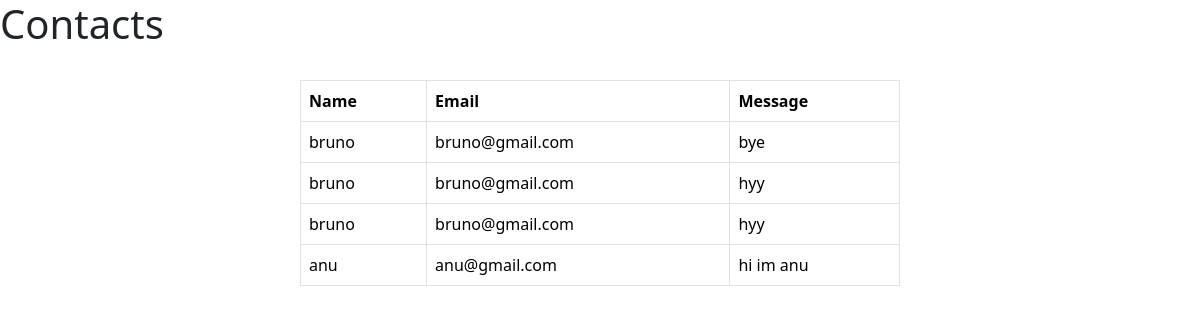
/viewcontact, run on the app's committed database.
### app2/models.py (models this page shows, shortened)
class Contactus(models.Model):
    con_name=models.CharField(max_length=255)
    con_email=models.CharField(max_length=255)
    con_message=models.TextField()

### app2/views.py (the view)
# urls.py: path('viewcontact',views.viewcontact,name='viewcontact'),
def viewcontact(request):
    cons=Contactus.objects.all().values()
    context= {
        'viewcontact' : cons
    }
    template=loader.get_template("dashboard/viewcontact.html")
    return HttpResponse(template.render(context,request))

### app2/templates/dashboard/viewcontact.html (shortened to what this page needs)
{% extends 'dashboard/dashboardmaster.html'%}
{% load static %}
{% block content %}
<h1>Contacts</h1>
<br>
<table class="table  table-bordered w-50 mx-auto">
<thead>
    <th>Name</th>
    <th>Email</th>
    <th>Message</th>
</thead>
<tbody>
    {% for x in viewcontact %}
    <tr>
        <td>{{x.con_name}}</td>
        <td>{{x.con_email}}</td>
        <td>{{x.con_message}}</td>
    </tr>
    {% endfor %}
</tbody>
</table>
{% endblock %}

### data on the page
Contactus: con_name "bruno", con_email "bruno@gmail.com", con_message "bye"
Contactus: con_name "bruno", con_email "bruno@gmail.com", con_message "hyy"
Contactus: con_name "bruno", con_email "bruno@gmail.com", con_message "hyy"
Contactus: con_name "anu", con_email "anu@gmail.com", con_message "hi im anu"
